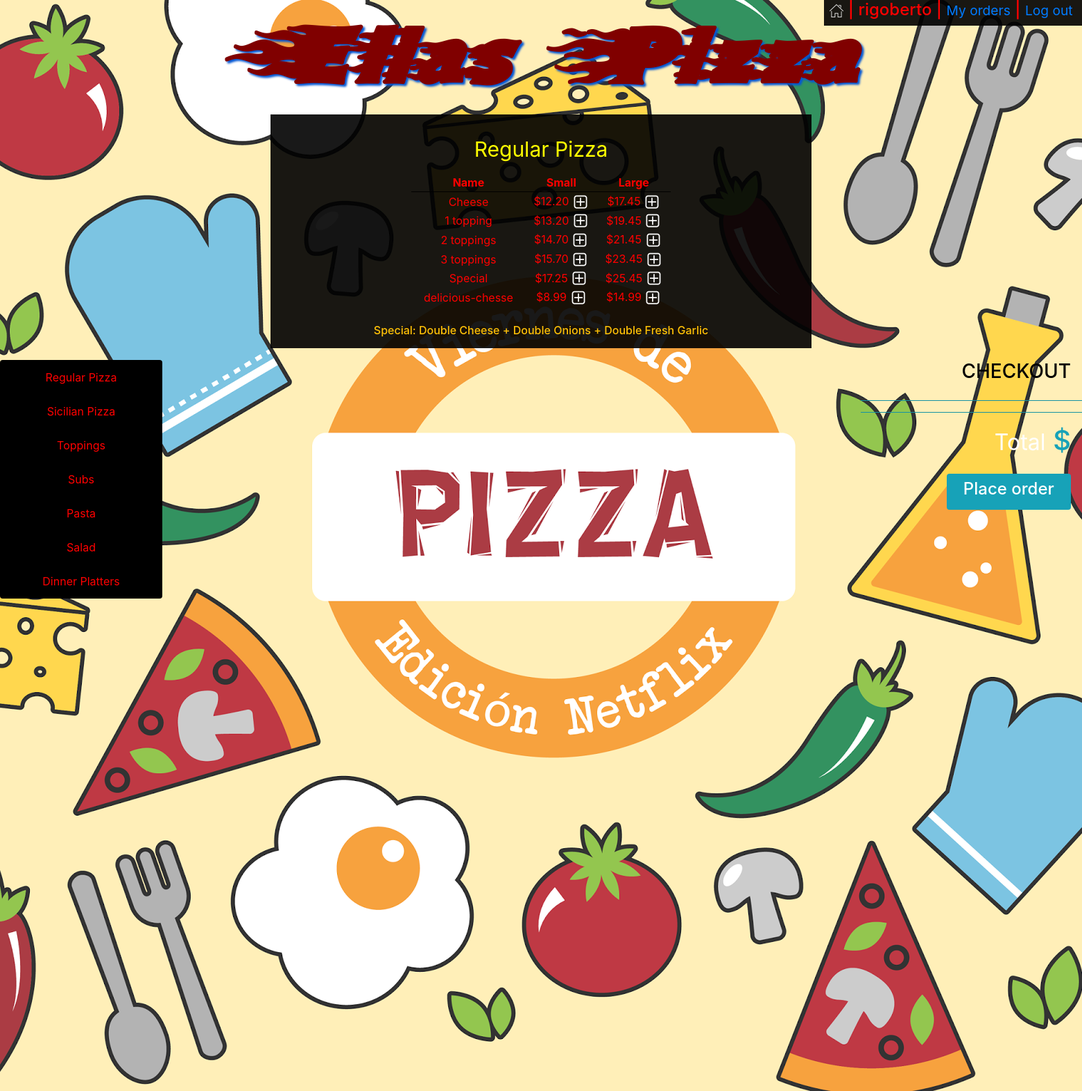
/menu/Regular Pizza (signed in), run on the app's committed database.
### orders/models.py (models this page shows, shortened)
class Category(models.Model):
    name=models.CharField(max_length=64)
    def __str__(self):
        return f"{self.name}"

class Regular_pizza(models.Model):
    name=models.CharField(max_length=64)
    small=models.DecimalField(max_digits=4,decimal_places=2)
    large=models.DecimalField(max_digits=4,decimal_places=2)

### orders/views.py (the view)
# urls.py: path("menu/<str:category>", views.menu, name="menu"),
def menu(request,category):
    menu,columns=findTable(category)
    order_number=User_order.objects.get(user=request.user,status='initiated').order_number
    context = {
        "user":request.user,
        "Checkout":Order2.objects.filter(user=request.user,number=order_number),
        "Checkout_category":Order2.objects.filter(user=request.user,number=order_number).values_list('category').distinct(),
        "Total":list(Order2.objects.filter(user=request.user,number=order_number).aggregate(Sum('price')).values())[0],
        "Category": Category.objects.all(),
        "Active_category":category,
        "Menu": menu,
        "Columns":columns,
        "Topping_price": 0.00,
        "Order_number":order_number
    }
    return render(request,"menu.html",context)

### orders/views.py (called while the page is built)
def findTable(category):
    if category == "Regular Pizza":
        menu=Regular_pizza.objects.all()
        columns=3
    elif category == "Sicilian Pizza":
        menu=Sicilian_pizza.objects.all()
        columns=3
    elif category == "Toppings":
        menu=Topping.objects.all()
        columns=1
    elif category == "Subs":
        menu=Sub.objects.all()
        columns=3
    elif category == "Pasta":
        menu=Pasta.objects.all()
        columns=2
    elif category == "Salad":
        menu=Salad.objects.all()
        columns=2
    elif category == "Dinner Platters":
        menu=Dinner_platter.objects.all()
        columns=3
    return menu,columns

### orders/templates/menu.html (shortened to what this page needs)
{% extends "layout.html" %}
{% block body%}
<div class='p-3'>
    <table class='table-small w-50 mx-auto text-center '>
        <caption style='caption-side:top;color:yellow;font-size: 30px;text-align: center'>{{Active_category}}</caption>
        {% if Columns == 3 %}
        <thead class='thead-light'>
            <tr >
                <th>Name</th>
                <th>Small</th>
                <th>Large</th>
            </tr>
        </thead>
        <tbody>
            {% for row in Menu %}
            <tr>
                {% load static %}
                <td>{{row.name}}</td>
                {% if row.small == None %}
                    <td></td>
                {% else %}
                    <td>${{row.small}}&nbsp;<a href="{% url 'add' Active_category row.name row.small %}"><img class='plus' src="{% static 'plus.png' %}"></a></td>
                {% endif %}
                <td>${{row.large}}&nbsp;<a href="{% url 'add' Active_category row.name row.large %}"><img class='plus' src="{% static 'plus.png' %}"></a></td>
            </tr>
            {% endfor %}
        </tbody>
        {% endif %}
    </table>
</div>
{% if Active_category == 'Regular Pizza' or Active_category == 'Sicilian Pizza'  %}
    <div class='text-center p-2'>
        <h6 class='text-warning mx-auto'>Special: Double Cheese + Double Onions + Double Fresh Garlic</h6>
{% endif %}
{% endblock %}

### orders/templates/layout.html (shortened to what this page needs)
<!DOCTYPE html>
<html style="height:100%">
<head>
    {% load static %}
    <link rel="stylesheet" type="text/css" href="{% static 'styles.css' %}">
    <link rel="stylesheet" href="https://maxcdn.bootstrapcdn.com/bootstrap/4.1.3/css/bootstrap.min.css">
</head>
<body style="height:100%">
    <img id='pizza_background' src="{% static 'pizza_background.png' %}">
    {% if Category %}
    <div id='username'>
        <h4 class='px-2' ><a href="{% url 'index' %}"><img src="{% static 'home.png' %}"></a> |
            {{user.username}} |
            {% if not user.is_superuser %}
            <small><a href="{% url 'my_orders' Order_number %}">My orders</a></small> |
            {% endif %}
            <small><a href="{% url 'logout' %}"> Log out&nbsp;</a></small>
        </h4>
    </div>
    {% endif %}
    <p id='logo' class='text-center m-0 font-weight-bold'><a href="{% url 'index' %}">Elias Pizza</a></p>
    <div id='category' class="list-group text-center">
        {% for category in Category %}
        <a href="{% url 'menu' category  %}" class="list-group-item list-group-item-action">{{category}}</a>
        {% endfor %}
    </div>
    <div id='center_box' class='w-50  mx-auto  '>
        {% block body%}
        {% endblock %}
    </div>
    <div id='checkout' class='list-group text-right '>
    {% if Category %}
        <h3 class=' text-right pr-3'>CHECKOUT</h3>
        <ul >
            <hr class='bg-info'>
            <hr class='bg-info'>
            <li class='text-info text-right pr-3 '><h1><small class='text-white'>Total</small> ${{Total|floatformat:2}}</h1></li>
        </ul>
    <a id='place_order'  href="{% url 'my_orders' Order_number %}"><div  class='bg-info w-50 rounded p-2  ml-auto mr-3 text-center text-white '><h4>Place order</h4></div></a>
    {% endif %}
    </div>
</body>
</html>

### orders/static/styles.css (style rules this page uses)
#pizza_background { position: absolute; z-index:-99; }
#category { position: absolute; top:33%; width:15%; }
#category a { color:red; background-color: black; }
#logo { padding:0px; font-family: webLogo ; font-size: 110px; text-shadow: 3px 3px 3px rgb(5, 87, 211); }
#logo a:link, #place_order:link, #confirm_order:link { color:rgb(128, 0, 0); }
#center_box,#username { background-color: rgba(0, 0, 0, 0.9); color: red; }
th { border-bottom: 1px solid black; }
#checkout { color:black; position: absolute; top:33%; right:0%; width:23%; }
#username { position: absolute; right: 0; }
li { list-style-type: none; }

### data on the page
Category: name "Regular Pizza"
Category: name "Sicilian Pizza"
Category: name "Toppings"
Category: name "Subs"
Category: name "Pasta"
Category: name "Salad"
Category: name "Dinner Platters"
Regular_pizza: name "Cheese", small "12.20", large "17.45"
Regular_pizza: name "1 topping", small "13.20", large "19.45"
Regular_pizza: name "2 toppings", small "14.70", large "21.45"
Regular_pizza: name "3 toppings", small "15.70", large "23.45"
Regular_pizza: name "Special", small "17.25", large "25.45"
Regular_pizza: name "delicious-chesse", small "8.99", large "14.99"

### other printed values
{{ user.username }} "rigoberto"
{{ Active_category }} "Regular Pizza"
